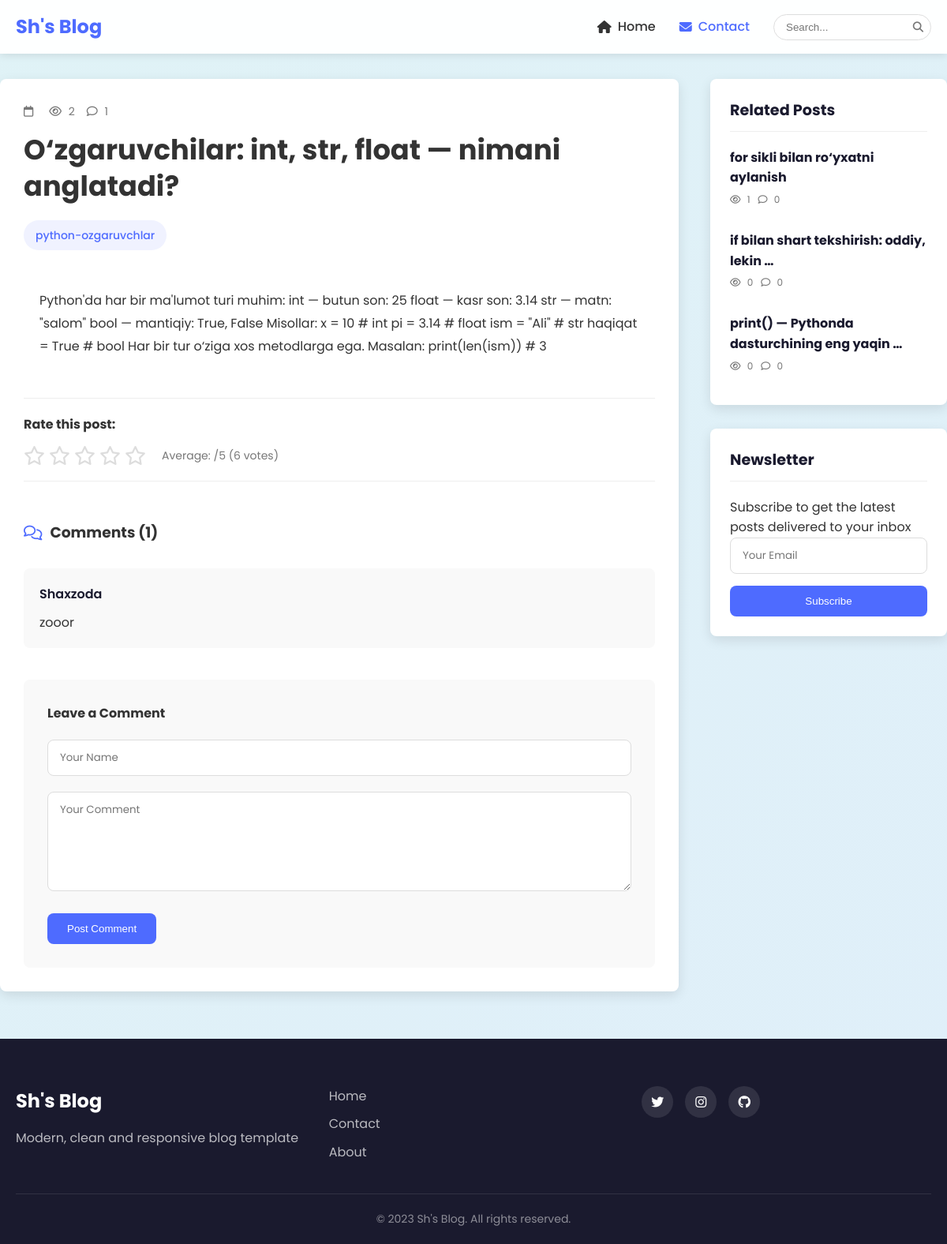
The page /detail/17/ on the database its author committed.
### article/models.py (models this page shows, shortened)
class Post(models.Model):
    title = models.CharField(verbose_name="Post title", max_length=255)
    body = models.TextField(verbose_name="Post body")
    author = models.CharField(verbose_name="Post author", default="Admin", max_length=100)
    category = models.ForeignKey(Category, on_delete=models.PROTECT, related_name='posts')
    tag = models.ManyToManyField(Tag)
    views = models.PositiveIntegerField(default=0)
    publish_date = models.DateTimeField(verbose_name="Published time", auto_now_add=True)
    published = models.BooleanField(default=True)
    on_top = models.BooleanField(default=False)

class Tag(models.Model):
    name = models.CharField(verbose_name="Tag name", max_length=250)
    slug = models.SlugField(max_length=250, unique=True)

class Comment(models.Model):
    author = models.CharField(verbose_name="Comment author", max_length=100)
    comment = models.TextField(verbose_name="Comment")
    post = models.ForeignKey(Post, on_delete=models.CASCADE, related_name='comments')

### article/views.py (the view, shortened to what this page needs)
# urls.py: path('detail/<post_id>/', detail, name='detail'),
def detail(request, post_id):
    categories = Category.objects.all()
    post = Post.objects.get(id=post_id)
    category = Category.objects.get(id=post.category.id)
    related_posts = Post.objects.filter(category=category).exclude(id__in=[0, post.id]).order_by("?")
    request.session.modified = True
    if post.id in check_read_articles(request):
        pass
    else:
        check_read_articles(request).append(post.id)
        post.views += 1
        post.save()
    return render(request, "detail.html", context={
        "post": post,
        "categories": categories,
        "related_posts": related_posts})

### article/utils.py (called while the page is built)
def check_read_articles(request):
    try:
        read_articles = request.session["read_articles"]
    except:
        request.session["read_articles"] = []
        read_articles = request.session.get("read_articles")
    return read_articles

### templates/detail.html (shortened to what this page needs)
{% load static %}
<!DOCTYPE html>
<html lang="en">
<head>
    <link rel="stylesheet" href="https://cdnjs.cloudflare.com/ajax/libs/font-awesome/6.4.0/css/all.min.css">
    <link rel="stylesheet" href="https://cdnjs.cloudflare.com/ajax/libs/highlight.js/11.7.0/styles/atom-one-dark.min.css">
    <link rel="stylesheet" href="{% static 'css/modern-style.css' %}">
</head>
<body>
    <nav class="floating-nav">
        <div class="container">
            <a href="/" class="brand">Sh's Blog</a>
            <div class="nav-links">
                <a href="{% url 'blog:home' %}"><i class="fas fa-home"></i> Home</a>
                <a href="{% url 'blog:contact' %}" class="active"><i class="fas fa-envelope"></i> Contact</a>
                <div class="search-box">
                    <form action="{% url 'blog:search' %}" method="get">
                        <input type="text" name="query" placeholder="Search...">
                        <button type="submit"><i class="fas fa-search"></i></button>
                    </form>
                </div>
            </div>
        </div>
    </nav>
    <main class="container detail-page">
        <article class="post-detail">
            <header class="post-header">
                <div class="post-meta">
                    <span class="date"><i class="far fa-calendar"></i> {{ post.created_at|date:"M d, Y" }}</span>
                    <span class="views"><i class="far fa-eye"></i> {{ post.views }}</span>
                    <span class="comments"><i class="far fa-comment"></i> {{ post.comments.all.count }}</span>
                </div>
                <h1 class="post-title">{{ post.title }}</h1>
                <div class="post-tags">
                    {% for tag in post.tag.all %}
                    <span class="tag">{{ tag.name }}</span>
                    {% endfor %}
                </div>
            </header>
            <div class="post-content">
                {{ post.body|safe }}
            </div>
            <div class="post-rating">
                <h4>Rate this post:</h4>
                <div class="stars" data-post-id="{{ post.id }}">
                    {% for i in "12345" %}
                    <i class="far fa-star" data-rating="{{ forloop.counter }}"></i>
                    {% endfor %}
                    <span class="rating-text">Average: {{ post.get_avg_rating|floatformat:1 }}/5 ({{ post.ratings.all.count }} votes)</span>
                </div>
            </div>
            <div class="comments-section">
                <h3><i class="far fa-comments"></i> Comments ({{ post.comments.all.count }})</h3>
                {% for comment in post.comments.all %}
                <div class="comment">
                    <div class="comment-header">
                        <div class="comment-author">{{ comment.author }}</div>
                    </div>
                    <div class="comment-body">
                        {{ comment.comment }}
                    </div>
                </div>
                {% empty %}
                <div class="no-comments">
                    <i class="far fa-comment-slash"></i>
                    <p>No comments yet. Be the first to comment!</p>
                </div>
                {% endfor %}
                <div class="comment-form">
                    <h4>Leave a Comment</h4>
                    <form method="post" action="#">
                        <div class="form-group">
                            <input type="text" name="name" placeholder="Your Name" required>
                        </div>
                        <div class="form-group">
                            <textarea name="comment" placeholder="Your Comment" rows="5" required></textarea>
                        </div>
                        <button type="submit" class="btn-submit">Post Comment</button>
                    </form>
                </div>
            </div>
        </article>
        <aside class="sidebar">
            <div class="sidebar-widget">
                <h3 class="widget-title">Related Posts</h3>
                <div class="related-posts">
                    {% for related_post in related_posts %}
                    <a href="{% url 'blog:detail' related_post.id %}" class="related-post">
                        <div class="related-post-content">
                            <h4>{{ related_post.title|truncatewords:6 }}</h4>
                            <div class="post-meta">
                                <span><i class="far fa-eye"></i> {{ related_post.views }}</span>
                                <span><i class="far fa-comment"></i> {{ related_post.comments.all.count }}</span>
                            </div>
                        </div>
                    </a>
                    {% empty %}
                    <div class="no-related">
                        No related posts found
                    </div>
                    {% endfor %}
                </div>
            </div>
            <div class="sidebar-widget newsletter">
                <h3 class="widget-title">Newsletter</h3>
                <p>Subscribe to get the latest posts delivered to your inbox</p>
                <form class="newsletter-form">
                    <input type="email" placeholder="Your Email">
                    <button type="submit">Subscribe</button>
                </form>
            </div>
        </aside>
    </main>
    <footer class="modern-footer">
        <div class="container">
            <div class="footer-content">
                <div class="footer-brand">
                    <h3>Sh's Blog</h3>
                    <p>Modern, clean and responsive blog template</p>
                </div>
                <div class="footer-links">
                    <a href="{% url 'blog:home' %}">Home</a>
                    <a href="{% url 'blog:contact' %}">Contact</a>
                    <a href="#">About</a>
                </div>
                <div class="social-links">
                    <a href="#"><i class="fab fa-twitter"></i></a>
                    <a href="#"><i class="fab fa-instagram"></i></a>
                    <a href="#"><i class="fab fa-github"></i></a>
                </div>
            </div>
            <div class="copyright">
                <p>&copy; 2023 Sh's Blog. All rights reserved.</p>
            </div>
        </div>
    </footer>
</body>
</html>

### rows shown on the page
Post: views "2", comments.all.count "1", title "O‘zgaruvchilar: int, str, float — nimani anglatadi?", body "Python'da har bir ma'lumot turi muhim: int — butun son: 25 float — kasr son: 3.14 str — matn: \"salom\" bool — mantiqiy: True, False Misollar: x = 10 # int pi = 3.14 # float ism = \"Ali\" # str haqiqat = True # bool Har bir tur o‘ziga xos metodlarga ega. Masalan: print(len(ism)) # 3", ratings.all.count "6"
Tag: name "python-ozgaruvchlar"
Comment: author "Shaxzoda", comment "zooor"
Post: title "for sikli bilan ro‘yxatni aylanish", views "1", comments.all.count "0"
Post: title "if bilan shart tekshirish: oddiy, lekin …", views "0", comments.all.count "0"
Post: title "print() — Pythonda dasturchining eng yaqin …", views "0", comments.all.count "0"
